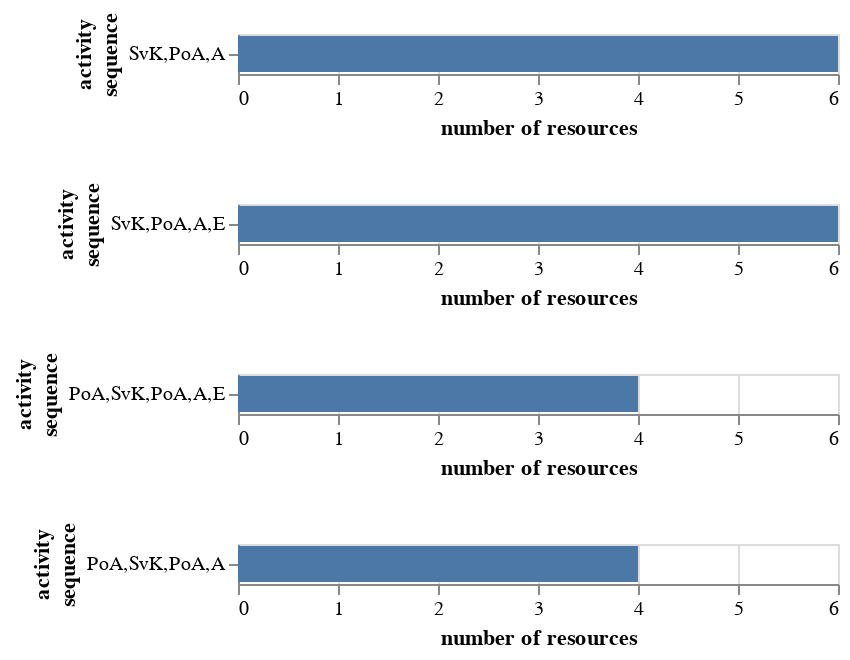

The notebook cell saved with this chart:
### Code cell
charts = []
for seq in short_seqs:
    data = seq_log[seq_log['seq'] == seq].groupby('seq').agg(
        num_res=pd.NamedAgg('resource', 'nunique')
    )
    charts.append(
        alt.Chart(data).mark_bar().encode(
            x=alt.X('num_res:Q').title('number of resources'),
            y=alt.Y('seq:N').title(['activity', 'sequence'])
        )
    )

alt.vconcat(*charts).resolve_scale(x='shared')

### Figure 1 — Vega specification as saved in the notebook (floating-point values rounded to 4 significant figures)
{"$schema": "https://vega.github.io/schema/vega/v5.json", "data": [{"name": "source_0", "values": [{"num_res": 6, "num_res_end": 6.0, "num_res_start": 0.0, "seq": "SvK,PoA,A"}]}, {"name": "source_1", "values": [{"num_res": 6, "num_res_end": 6.0, "num_res_start": 0.0, "seq": "SvK,PoA,A,E"}]}, {"name": "source_2", "values": [{"num_res": 4, "num_res_end": 4.0, "num_res_start": 0.0, "seq": "PoA,SvK,PoA,A,E"}]}, {"name": "source_3", "values": [{"num_res": 4, "num_res_end": 4.0, "num_res_start": 0.0, "seq": "PoA,SvK,PoA,A"}]}, {"name": "source_0_concat_0_y_domain_seq", "values": [{"seq": "SvK,PoA,A"}]}, {"name": "source_1_concat_1_y_domain_seq", "values": [{"seq": "SvK,PoA,A,E"}]}, {"name": "source_2_concat_2_y_domain_seq", "values": [{"seq": "PoA,SvK,PoA,A,E"}]}, {"name": "source_3_concat_3_y_domain_seq", "values": [{"seq": "PoA,SvK,PoA,A"}]}], "signals": [{"name": "concat_0_y_step", "value": 20}, {"name": "concat_0_height", "update": "bandspace(domain('concat_0_y').length, 0.1, 0.05) * concat_0_y_step"}, {"name": "concat_1_y_step", "value": 20}, {"name": "concat_1_height", "update": "bandspace(domain('concat_1_y').length, 0.1, 0.05) * concat_1_y_step"}, {"name": "concat_2_y_step", "value": 20}, {"name": "concat_2_height", "update": "bandspace(domain('concat_2_y').length, 0.1, 0.05) * concat_2_y_step"}, {"name": "concat_3_y_step", "value": 20}, {"name": "concat_3_height", "update": "bandspace(domain('concat_3_y').length, 0.1, 0.05) * concat_3_y_step"}], "marks": [{"type": "group", "name": "concat_0_group", "encode": {"update": {"height": {"signal": "concat_0_height"}, "width": {"signal": "width"}}}, "marks": [{"type": "rect", "name": "concat_0_marks", "from": {"data": "source_0"}, "encode": {"update": {"y": {"field": "seq", "scale": "concat_0_y"}, "height": {"signal": "max(0.25, bandwidth('concat_0_y'))"}, "x2": {"field": "num_res_start", "scale": "x"}, "x": {"field": "num_res_end", "scale": "x"}, "ariaRoleDescription": {"value": "bar"}, "description": {"signal": "\"number of resources: \" + (format(datum[\"num_res\"], \"\")) + \"; activity, sequence: \" + (isValid(datum[\"seq\"]) ? datum[\"seq\"] : \"\"+datum[\"seq\"])"}, "fill": {"value": "#4c78a8"}}}, "style": ["bar"]}], "axes": [{"scale": "x", "minExtent": 0, "maxExtent": 0, "tickCount": {"signal": "ceil(width/40)"}, "zindex": 0, "domain": false, "orient": "bottom", "gridScale": "concat_0_y", "ticks": false, "labels": false, "aria": false, "grid": true}, {"scale": "x", "zindex": 0, "orient": "bottom", "title": "number of resources", "labelFlush": true, "grid": false, "labelOverlap": true, "tickCount": {"signal": "ceil(width/40)"}}, {"scale": "concat_0_y", "orient": "left", "title": ["activity", "sequence"], "zindex": 0, "grid": false}], "style": "cell"}, {"type": "group", "name": "concat_1_group", "encode": {"update": {"width": {"signal": "width"}, "height": {"signal": "concat_1_height"}}}, "marks": [{"type": "rect", "name": "concat_1_marks", "from": {"data": "source_1"}, "encode": {"update": {"ariaRoleDescription": {"value": "bar"}, "fill": {"value": "#4c78a8"}, "description": {"signal": "\"number of resources: \" + (format(datum[\"num_res\"], \"\")) + \"; activity, sequence: \" + (isValid(datum[\"seq\"]) ? datum[\"seq\"] : \"\"+datum[\"seq\"])"}, "x": {"field": "num_res_end", "scale": "x"}, "x2": {"field": "num_res_start", "scale": "x"}, "height": {"signal": "max(0.25, bandwidth('concat_1_y'))"}, "y": {"field": "seq", "scale": "concat_1_y"}}}, "style": ["bar"]}], "axes": [{"scale": "x", "ticks": false, "tickCount": {"signal": "ceil(width/40)"}, "labels": false, "orient": "bottom", "zindex": 0, "aria": false, "gridScale": "concat_1_y", "minExtent": 0, "grid": true, "maxExtent": 0, "domain": false}, {"scale": "x", "labelFlush": true, "labelOverlap": true, "tickCount": {"signal": "ceil(width/40)"}, "zindex": 0, "grid": false, "orient": "bottom", "title": "number of resources"}, {"scale": "concat_1_y", "zindex": 0, "orient": "left", "title": ["activity", "sequence"], "grid": false}], "style": "cell"}, {"type": "group", "name": "concat_2_group", "encode": {"update": {"height": {"signal": "concat_2_height"}, "width": {"signal": "width"}}}, "marks": [{"type": "rect", "name": "concat_2_marks", "from": {"data": "source_2"}, "encode": {"update": {"height": {"signal": "max(0.25, bandwidth('concat_2_y'))"}, "description": {"signal": "\"number of resources: \" + (format(datum[\"num_res\"], \"\")) + \"; activity, sequence: \" + (isValid(datum[\"seq\"]) ? datum[\"seq\"] : \"\"+datum[\"seq\"])"}, "ariaRoleDescription": {"value": "bar"}, "fill": {"value": "#4c78a8"}, "x": {"field": "num_res_end", "scale": "x"}, "x2": {"field": "num_res_start", "scale": "x"}, "y": {"field": "seq", "scale": "concat_2_y"}}}, "style": ["bar"]}], "axes": [{"scale": "x", "orient": "bottom", "labels": false, "tickCount": {"signal": "ceil(width/40)"}, "minExtent": 0, "aria": false, "gridScale": "concat_2_y", "zindex": 0, "domain": false, "ticks": false, "grid": true, "maxExtent": 0}, {"scale": "x", "tickCount": {"signal": "ceil(width/40)"}, "title": "number of resources", "labelFlush": true, "labelOverlap": true, "grid": false, "zindex": 0, "orient": "bottom"}, {"scale": "concat_2_y", "zindex": 0, "title": ["activity", "sequence"], "orient": "left", "grid": false}], "style": "cell"}, {"type": "group", "name": "concat_3_group", "encode": {"update": {"width": {"signal": "width"}, "height": {"signal": "concat_3_height"}}}, "marks": [{"type": "rect", "name": "concat_3_marks", "from": {"data": "source_3"}, "encode": {"update": {"fill": {"value": "#4c78a8"}, "description": {"signal": "\"number of resources: \" + (format(datum[\"num_res\"], \"\")) + \"; activity, sequence: \" + (isValid(datum[\"seq\"]) ? datum[\"seq\"] : \"\"+datum[\"seq\"])"}, "x2": {"field": "num_res_start", "scale": "x"}, "y": {"field": "seq", "scale": "concat_3_y"}, "height": {"signal": "max(0.25, bandwidth('concat_3_y'))"}, "ariaRoleDescription": {"value": "bar"}, "x": {"field": "num_res_end", "scale": "x"}}}, "style": ["bar"]}], "axes": [{"scale": "x", "maxExtent": 0, "zindex": 0, "aria": false, "minExtent": 0, "labels": false, "orient": "bottom", "domain": false, "ticks": false, "tickCount": {"signal": "ceil(width/40)"}, "grid": true, "gridScale": "concat_3_y"}, {"scale": "x", "labelOverlap": true, "orient": "bottom", "title": "number of resources", "tickCount": {"signal": "ceil(width/40)"}, "zindex": 0, "labelFlush": true, "grid": false}, {"scale": "concat_3_y", "title": ["activity", "sequence"], "grid": false, "orient": "left", "zindex": 0}], "style": "cell"}], "scales": [{"name": "x", "type": "linear", "domain": {"fields": [{"data": "source_0", "field": "num_res_start"}, {"data": "source_0", "field": "num_res_end"}, {"data": "source_1", "field": "num_res_start"}, {"data": "source_1", "field": "num_res_end"}, {"data": "source_2", "field": "num_res_start"}, {"data": "source_2", "field": "num_res_end"}, {"data": "source_3", "field": "num_res_start"}, {"data": "source_3", "field": "num_res_end"}]}, "range": [0, {"signal": "width"}], "nice": true, "zero": true}, {"name": "concat_0_y", "type": "band", "domain": {"data": "source_0_concat_0_y_domain_seq", "field": "seq", "sort": true}, "range": {"step": {"signal": "concat_0_y_step"}}, "paddingOuter": 0.05, "paddingInner": 0.1}, {"name": "concat_1_y", "type": "band", "domain": {"data": "source_1_concat_1_y_domain_seq", "field": "seq", "sort": true}, "range": {"step": {"signal": "concat_1_y_step"}}, "paddingOuter": 0.05, "paddingInner": 0.1}, {"name": "concat_2_y", "type": "band", "domain": {"data": "source_2_concat_2_y_domain_seq", "field": "seq", "sort": true}, "range": {"step": {"signal": "concat_2_y_step"}}, "paddingOuter": 0.05, "paddingInner": 0.1}, {"name": "concat_3_y", "type": "band", "domain": {"data": "source_3_concat_3_y_domain_seq", "field": "seq", "sort": true}, "range": {"step": {"signal": "concat_3_y_step"}}, "paddingOuter": 0.05, "paddingInner": 0.1}], "layout": {"padding": 20, "columns": 1, "bounds": "full", "align": "each"}, "background": "white", "width": 300, "padding": 5}
